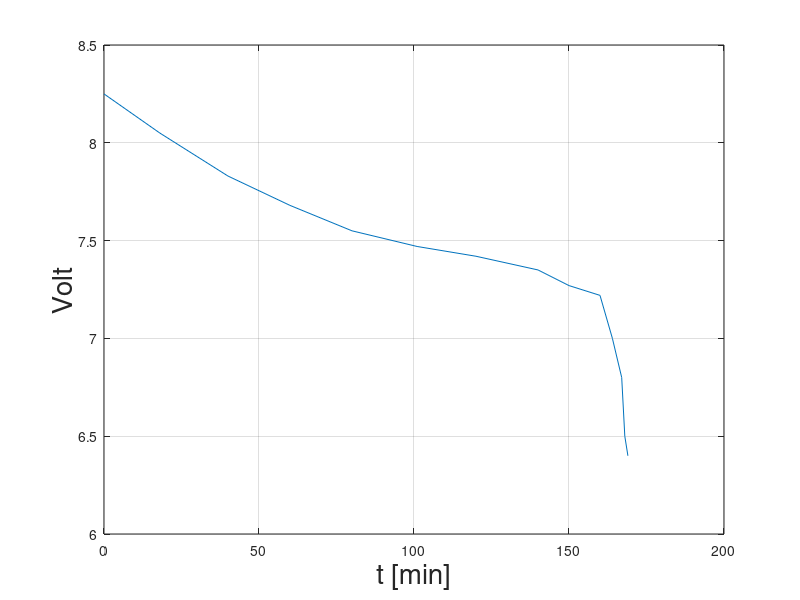

MATLAB code to generate this figure:
function main

    data = [ ... % Time(minutes), voltage
                    0         8.25   ; ...
                    18         8.05   ; ...
                    40         7.83   ; ...
                    60        7.68    ; ...
                    80        7.55    ; ...
                    101       7.47   ; ...
                    120       7.42   ; ...
                    140       7.35   ; ...
                    150       7.27   ; ...
                    160       7.22   ; ...
                    164       7.0   ; ...
                    167       6.8   ; ...
                    168       6.5   ; ...
                    169       6.4    ...
    ];
    

    clf
    box on
    plot(data(:,1), data(:,2))
    grid on
    xlabel('t [min]','FontSize',20)
    ylabel('Volt','FontSize',20)
    print('discharge_curve.png','-dpng')

    
end

